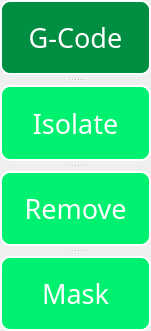
      <widget class="QSplitter" name="splitter">
       <property name="geometry">
        <rect>
         <x>30</x>
         <y>120</y>
         <width>151</width>
         <height>331</height>
        </rect>
       </property>
       <property name="orientation">
        <enum>Qt::Vertical</enum>
       </property>
       <property name="handleWidth">
        <number>10</number>
       </property>
       <widget class="QPushButton" name="gcode_button">
        <property name="font">
         <font>
          <family>Segoe UI Black</family>
          <pointsize>20</pointsize>
         </font>
        </property>
        <property name="styleSheet">
         <string notr="true">QPushButton{
	background-color:rgb(0, 143, 66);
	border-style: outset;
	border-width: 2px;
	border-color: white;
	color:rgb(255, 255, 255);
	border-radius: 10px;
}
QPushButton:hover{
	background-color:rgb(0, 255, 119);
}
QPushButton:pressed{
	background-color:rgb(0, 240, 112);
}</string>
        </property>
        <property name="text">
         <string>G-Code</string>
        </property>
        <property name="checkable">
         <bool>true</bool>
        </property>
        <property name="checked">
         <bool>true</bool>
        </property>
        <property name="autoExclusive">
         <bool>true</bool>
        </property>
       </widget>
       <widget class="QPushButton" name="isolate_button">
        <property name="font">
         <font>
          <family>Segoe UI Black</family>
          <pointsize>20</pointsize>
         </font>
        </property>
        <property name="styleSheet">
         <string notr="true">QPushButton{
	background-color:rgb(0, 240, 112);
	border-style: outset;
	border-width: 2px;
	border-color: white;
	color:rgb(255, 255, 255);
	border-radius: 10px;
}
QPushButton:hover{
	background-color:rgb(0, 255, 119);
}
QPushButton:pressed{
	background-color:rgb(0, 143, 66);
}</string>
        </property>
        <property name="text">
         <string>Isolate</string>
        </property>
        <property name="checkable">
         <bool>true</bool>
        </property>
        <property name="autoExclusive">
         <bool>true</bool>
        </property>
       </widget>
       <widget class="QPushButton" name="remove_button">
        <property name="font">
         <font>
          <family>Segoe UI Black</family>
          <pointsize>20</pointsize>
         </font>
        </property>
        <property name="styleSheet">
         <string notr="true">QPushButton{
	background-color:rgb(0, 240, 112);
	border-style: outset;
	border-width: 2px;
	border-color: white;
	color:rgb(255, 255, 255);
	border-radius: 10px;
}
QPushButton:hover{
	background-color:rgb(0, 255, 119);
}
QPushButton:pressed{
	background-color:rgb(0, 143, 66);
}</string>
        </property>
        <property name="text">
         <string>Remove</string>
        </property>
        <property name="checkable">
         <bool>true</bool>
        </property>
        <property name="autoExclusive">
         <bool>true</bool>
        </property>
       </widget>
       <widget class="QPushButton" name="soldermask_button">
        <property name="font">
         <font>
          <family>Segoe UI Black</family>
          <pointsize>20</pointsize>
         </font>
        </property>
        <property name="styleSheet">
         <string notr="true">QPushButton{
	background-color:rgb(0, 240, 112);
	border-style: outset;
	border-width: 2px;
	border-color: white;
	color:rgb(255, 255, 255);
	border-radius: 10px;
}
QPushButton:hover{
	background-color:rgb(0, 255, 119);
}
QPushButton:pressed{
	background-color:rgb(0, 143, 66);
}</string>
        </property>
        <property name="text">
         <string>Mask</string>
        </property>
        <property name="checkable">
         <bool>true</bool>
        </property>
        <property name="checked">
         <bool>false</bool>
        </property>
        <property name="autoExclusive">
         <bool>true</bool>
        </property>
       </widget>
      </widget>
